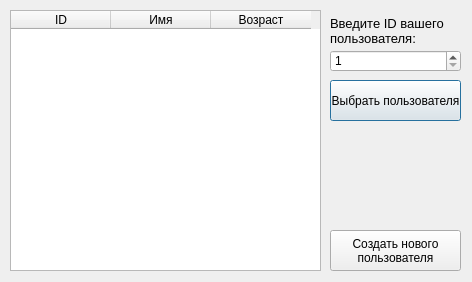
<?xml version="1.0" encoding="UTF-8"?>
<ui version="4.0">
 <class>Dialog_User_Change</class>
 <widget class="QDialog" name="Dialog_User_Change">
  <property name="geometry">
   <rect>
    <x>0</x>
    <y>0</y>
    <width>472</width>
    <height>282</height>
   </rect>
  </property>
  <property name="windowTitle">
   <string>Dialog</string>
  </property>
  <widget class="QPushButton" name="btnTableChange">
   <property name="geometry">
    <rect>
     <x>330</x>
     <y>80</y>
     <width>131</width>
     <height>41</height>
    </rect>
   </property>
   <property name="text">
    <string>Выбрать пользователя</string>
   </property>
  </widget>
  <widget class="QPushButton" name="btnNewUser">
   <property name="geometry">
    <rect>
     <x>330</x>
     <y>230</y>
     <width>131</width>
     <height>41</height>
    </rect>
   </property>
   <property name="text">
    <string>Создать нового
пользователя</string>
   </property>
  </widget>
  <widget class="QSpinBox" name="userIdSpinBox">
   <property name="geometry">
    <rect>
     <x>330</x>
     <y>50</y>
     <width>131</width>
     <height>22</height>
    </rect>
   </property>
   <property name="minimum">
    <number>1</number>
   </property>
   <property name="maximum">
    <number>999999999</number>
   </property>
  </widget>
  <widget class="QLabel" name="label">
   <property name="geometry">
    <rect>
     <x>330</x>
     <y>10</y>
     <width>121</width>
     <height>41</height>
    </rect>
   </property>
   <property name="font">
    <font>
     <pointsize>10</pointsize>
    </font>
   </property>
   <property name="text">
    <string>Введите ID вашего
пользователя:</string>
   </property>
  </widget>
  <widget class="QTableWidget" name="tableWidget">
   <property name="geometry">
    <rect>
     <x>10</x>
     <y>10</y>
     <width>311</width>
     <height>261</height>
    </rect>
   </property>
   <column>
    <property name="text">
     <string>ID</string>
    </property>
   </column>
   <column>
    <property name="text">
     <string>Имя</string>
    </property>
   </column>
   <column>
    <property name="text">
     <string>Возраст</string>
    </property>
   </column>
  </widget>
 </widget>
 <resources/>
 <connections/>
</ui>
